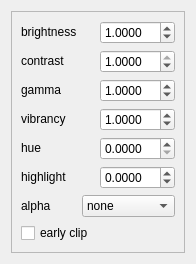
<?xml version="1.0" encoding="UTF-8"?>
<ui version="4.0">
 <class>ColorBalanceWidget</class>
 <widget class="QWidget" name="ColorBalanceWidget">
  <property name="geometry">
   <rect>
    <x>0</x>
    <y>0</y>
    <width>182</width>
    <height>206</height>
   </rect>
  </property>
  <property name="sizePolicy">
   <sizepolicy hsizetype="Minimum" vsizetype="Minimum">
    <horstretch>0</horstretch>
    <verstretch>0</verstretch>
   </sizepolicy>
  </property>
  <property name="windowTitle">
   <string>Form</string>
  </property>
  <layout class="QGridLayout" name="gridLayout_2">
   <item row="0" column="0">
    <widget class="QFrame" name="frame">
     <property name="sizePolicy">
      <sizepolicy hsizetype="Maximum" vsizetype="Maximum">
       <horstretch>0</horstretch>
       <verstretch>0</verstretch>
      </sizepolicy>
     </property>
     <property name="frameShape">
      <enum>QFrame::StyledPanel</enum>
     </property>
     <property name="frameShadow">
      <enum>QFrame::Sunken</enum>
     </property>
     <layout class="QGridLayout" name="gridLayout">
      <item row="0" column="0">
       <widget class="QLabel" name="label_30">
        <property name="sizePolicy">
         <sizepolicy hsizetype="Minimum" vsizetype="Maximum">
          <horstretch>1</horstretch>
          <verstretch>0</verstretch>
         </sizepolicy>
        </property>
        <property name="minimumSize">
         <size>
          <width>1</width>
          <height>1</height>
         </size>
        </property>
        <property name="text">
         <string>brightness</string>
        </property>
       </widget>
      </item>
      <item row="0" column="1">
       <widget class="DoubleValueEditor" name="m_brightnessEditor">
        <property name="decimals">
         <number>4</number>
        </property>
        <property name="minimum">
         <double>0.000000000000000</double>
        </property>
        <property name="maximum">
         <double>99.989999999999995</double>
        </property>
        <property name="singleStep">
         <double>0.100000000000000</double>
        </property>
        <property name="value">
         <double>1.000000000000000</double>
        </property>
       </widget>
      </item>
      <item row="1" column="0">
       <widget class="QLabel" name="label_32">
        <property name="sizePolicy">
         <sizepolicy hsizetype="Minimum" vsizetype="Maximum">
          <horstretch>1</horstretch>
          <verstretch>0</verstretch>
         </sizepolicy>
        </property>
        <property name="minimumSize">
         <size>
          <width>1</width>
          <height>1</height>
         </size>
        </property>
        <property name="text">
         <string>contrast</string>
        </property>
       </widget>
      </item>
      <item row="1" column="1">
       <widget class="DoubleValueEditor" name="m_contrastEditor">
        <property name="decimals">
         <number>4</number>
        </property>
        <property name="minimum">
         <double>0.000000000000000</double>
        </property>
        <property name="maximum">
         <double>1.000000000000000</double>
        </property>
        <property name="singleStep">
         <double>0.010000000000000</double>
        </property>
        <property name="value">
         <double>1.000000000000000</double>
        </property>
       </widget>
      </item>
      <item row="2" column="0">
       <widget class="QLabel" name="label_31">
        <property name="sizePolicy">
         <sizepolicy hsizetype="Minimum" vsizetype="Maximum">
          <horstretch>1</horstretch>
          <verstretch>0</verstretch>
         </sizepolicy>
        </property>
        <property name="minimumSize">
         <size>
          <width>1</width>
          <height>1</height>
         </size>
        </property>
        <property name="text">
         <string>gamma</string>
        </property>
       </widget>
      </item>
      <item row="2" column="1">
       <widget class="DoubleValueEditor" name="m_gammaEditor">
        <property name="decimals">
         <number>4</number>
        </property>
        <property name="minimum">
         <double>-99.989999999999995</double>
        </property>
        <property name="singleStep">
         <double>0.100000000000000</double>
        </property>
        <property name="value">
         <double>1.000000000000000</double>
        </property>
       </widget>
      </item>
      <item row="3" column="0">
       <widget class="QLabel" name="label_33">
        <property name="sizePolicy">
         <sizepolicy hsizetype="Minimum" vsizetype="Maximum">
          <horstretch>1</horstretch>
          <verstretch>0</verstretch>
         </sizepolicy>
        </property>
        <property name="minimumSize">
         <size>
          <width>1</width>
          <height>1</height>
         </size>
        </property>
        <property name="text">
         <string>vibrancy</string>
        </property>
       </widget>
      </item>
      <item row="3" column="1">
       <widget class="DoubleValueEditor" name="m_vibrancyEditor">
        <property name="decimals">
         <number>4</number>
        </property>
        <property name="minimum">
         <double>-99.989999999999995</double>
        </property>
        <property name="singleStep">
         <double>0.010000000000000</double>
        </property>
        <property name="value">
         <double>1.000000000000000</double>
        </property>
       </widget>
      </item>
      <item row="4" column="0">
       <widget class="QLabel" name="label_35">
        <property name="sizePolicy">
         <sizepolicy hsizetype="Minimum" vsizetype="Maximum">
          <horstretch>1</horstretch>
          <verstretch>0</verstretch>
         </sizepolicy>
        </property>
        <property name="minimumSize">
         <size>
          <width>1</width>
          <height>1</height>
         </size>
        </property>
        <property name="text">
         <string>hue</string>
        </property>
       </widget>
      </item>
      <item row="4" column="1">
       <widget class="DoubleValueEditor" name="m_hueEditor">
        <property name="decimals">
         <number>4</number>
        </property>
        <property name="minimum">
         <double>0.000000000000000</double>
        </property>
        <property name="maximum">
         <double>1.000000000000000</double>
        </property>
        <property name="singleStep">
         <double>0.010000000000000</double>
        </property>
        <property name="value">
         <double>0.000000000000000</double>
        </property>
       </widget>
      </item>
      <item row="5" column="0">
       <widget class="QLabel" name="label_2">
        <property name="sizePolicy">
         <sizepolicy hsizetype="Minimum" vsizetype="Maximum">
          <horstretch>1</horstretch>
          <verstretch>0</verstretch>
         </sizepolicy>
        </property>
        <property name="minimumSize">
         <size>
          <width>1</width>
          <height>1</height>
         </size>
        </property>
        <property name="toolTip">
         <string>the maximum Value for an RGB color before trending the color towards white as the density 
increases.  -1 = disabled, 0 = no highlights</string>
        </property>
        <property name="text">
         <string>highlight</string>
        </property>
       </widget>
      </item>
      <item row="5" column="1">
       <widget class="DoubleValueEditor" name="m_highlightPowerEditor">
        <property name="decimals">
         <number>4</number>
        </property>
        <property name="minimum">
         <double>-1.000000000000000</double>
        </property>
        <property name="singleStep">
         <double>0.010000000000000</double>
        </property>
        <property name="value">
         <double>0.000000000000000</double>
        </property>
       </widget>
      </item>
      <item row="6" column="0" colspan="2">
       <widget class="QWidget" name="widget" native="true">
        <property name="sizePolicy">
         <sizepolicy hsizetype="Minimum" vsizetype="Preferred">
          <horstretch>0</horstretch>
          <verstretch>0</verstretch>
         </sizepolicy>
        </property>
        <layout class="QHBoxLayout" name="horizontalLayout" stretch="2,0">
         <property name="sizeConstraint">
          <enum>QLayout::SetMinimumSize</enum>
         </property>
         <property name="margin">
          <number>0</number>
         </property>
         <item>
          <widget class="QLabel" name="label">
           <property name="sizePolicy">
            <sizepolicy hsizetype="Minimum" vsizetype="Maximum">
             <horstretch>1</horstretch>
             <verstretch>0</verstretch>
            </sizepolicy>
           </property>
           <property name="minimumSize">
            <size>
             <width>1</width>
             <height>1</height>
            </size>
           </property>
           <property name="sizeIncrement">
            <size>
             <width>1</width>
             <height>0</height>
            </size>
           </property>
           <property name="text">
            <string>alpha</string>
           </property>
          </widget>
         </item>
         <item>
          <widget class="QComboBox" name="m_alphaComboBox">
           <item>
            <property name="text">
             <string>none</string>
            </property>
           </item>
           <item>
            <property name="text">
             <string>opaque</string>
            </property>
           </item>
           <item>
            <property name="text">
             <string>transparent</string>
            </property>
           </item>
          </widget>
         </item>
        </layout>
       </widget>
      </item>
      <item row="7" column="0">
       <widget class="QCheckBox" name="m_clipCheckBox">
        <property name="sizePolicy">
         <sizepolicy hsizetype="Minimum" vsizetype="Minimum">
          <horstretch>0</horstretch>
          <verstretch>0</verstretch>
         </sizepolicy>
        </property>
        <property name="toolTip">
         <string>improve the antialiasing of bright features</string>
        </property>
        <property name="text">
         <string>early clip</string>
        </property>
       </widget>
      </item>
     </layout>
    </widget>
   </item>
   <item row="1" column="0">
    <spacer name="verticalSpacer">
     <property name="orientation">
      <enum>Qt::Vertical</enum>
     </property>
     <property name="sizeHint" stdset="0">
      <size>
       <width>1</width>
       <height>0</height>
      </size>
     </property>
    </spacer>
   </item>
  </layout>
 </widget>
 <customwidgets>
  <customwidget>
   <class>DoubleValueEditor</class>
   <extends>QDoubleSpinBox</extends>
   <header>doublevalueeditor.h</header>
  </customwidget>
 </customwidgets>
 <resources/>
 <connections/>
</ui>
